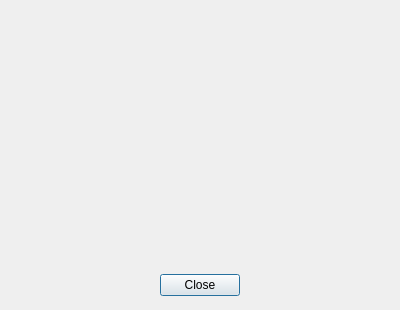
<?xml version="1.0" encoding="UTF-8"?>
<ui version="4.0">
 <class>AboutDialog</class>
 <widget class="QDialog" name="AboutDialog">
  <property name="geometry">
   <rect>
    <x>0</x>
    <y>0</y>
    <width>400</width>
    <height>310</height>
   </rect>
  </property>
  <property name="windowTitle">
   <string>About</string>
  </property>
  <property name="windowIcon">
   <iconset resource="Resources.qrc">
    <normaloff>:/assets/colored-icon.ico</normaloff>:/assets/colored-icon.ico</iconset>
  </property>
  <property name="modal">
   <bool>true</bool>
  </property>
  <widget class="QDialogButtonBox" name="ButtonBox">
   <property name="geometry">
    <rect>
     <x>9</x>
     <y>270</y>
     <width>381</width>
     <height>31</height>
    </rect>
   </property>
   <property name="orientation">
    <enum>Qt::Horizontal</enum>
   </property>
   <property name="standardButtons">
    <set>QDialogButtonBox::Close</set>
   </property>
   <property name="centerButtons">
    <bool>true</bool>
   </property>
  </widget>
  <widget class="QLabel" name="AboutText">
   <property name="geometry">
    <rect>
     <x>20</x>
     <y>120</y>
     <width>361</width>
     <height>141</height>
    </rect>
   </property>
   <property name="alignment">
    <set>Qt::AlignLeading|Qt::AlignLeft|Qt::AlignTop</set>
   </property>
   <property name="wordWrap">
    <bool>true</bool>
   </property>
   <property name="openExternalLinks">
    <bool>true</bool>
   </property>
  </widget>
  <widget class="QLabel" name="Icon">
   <property name="geometry">
    <rect>
     <x>150</x>
     <y>10</y>
     <width>100</width>
     <height>100</height>
    </rect>
   </property>
   <property name="pixmap">
    <pixmap resource="Resources.qrc">:/assets/colored-icon.ico</pixmap>
   </property>
   <property name="scaledContents">
    <bool>true</bool>
   </property>
   <property name="alignment">
    <set>Qt::AlignCenter</set>
   </property>
  </widget>
 </widget>
 <resources>
  <include location="Resources.qrc"/>
 </resources>
 <connections>
  <connection>
   <sender>ButtonBox</sender>
   <signal>accepted()</signal>
   <receiver>AboutDialog</receiver>
   <slot>accept()</slot>
   <hints>
    <hint type="sourcelabel">
     <x>248</x>
     <y>254</y>
    </hint>
    <hint type="destinationlabel">
     <x>157</x>
     <y>274</y>
    </hint>
   </hints>
  </connection>
  <connection>
   <sender>ButtonBox</sender>
   <signal>rejected()</signal>
   <receiver>AboutDialog</receiver>
   <slot>reject()</slot>
   <hints>
    <hint type="sourcelabel">
     <x>316</x>
     <y>260</y>
    </hint>
    <hint type="destinationlabel">
     <x>286</x>
     <y>274</y>
    </hint>
   </hints>
  </connection>
 </connections>
</ui>
